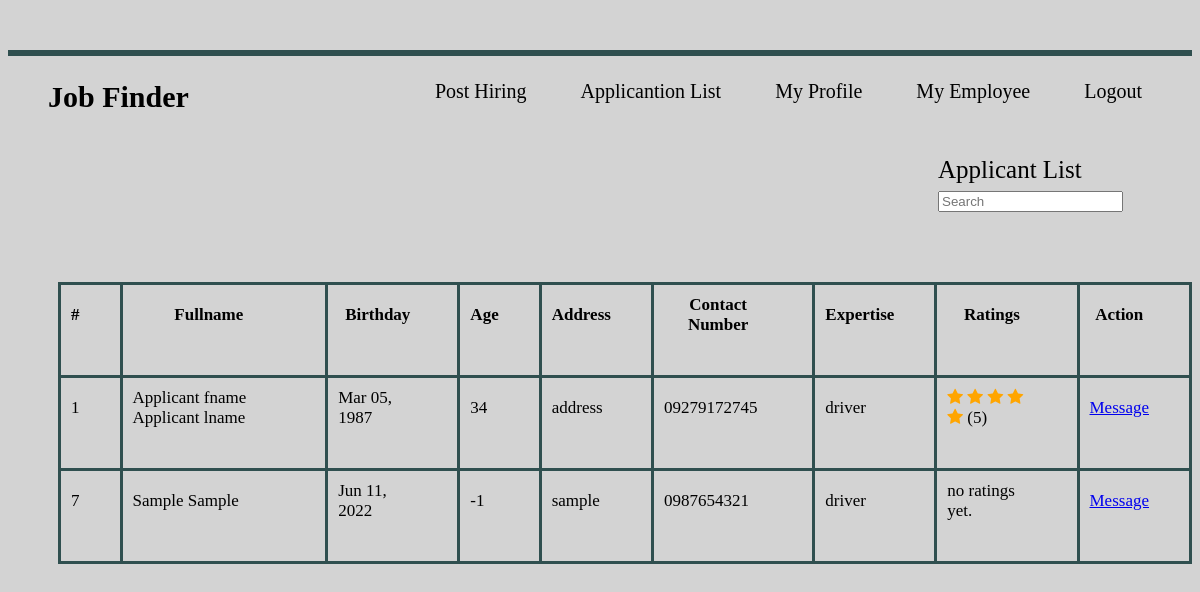
/pages/applicant-list.php (signed in), run on the app's committed database.
### tables this page shows
CREATE TABLE `users` (
  `id` int(11) NOT NULL,
  `fname` varchar(52) NOT NULL,
  `lname` varchar(52) NOT NULL,
  `bday` date DEFAULT NULL,
  `address` varchar(100) NOT NULL,
  `cnum` varchar(32) NOT NULL,
  `expertise` varchar(52) NOT NULL,
  `uname` varchar(32) NOT NULL,
  `pass` varchar(100) NOT NULL,
  `hiredby` int(11) DEFAULT NULL,
  `usertype` text NOT NULL,
  `createAt` timestamp NOT NULL DEFAULT current_timestamp() ON UPDATE current_timestamp()
);

CREATE TABLE `category` (
  `cat_id` int(11) NOT NULL,
  `expertise` varchar(52) NOT NULL
);

### pages/applicant-list.php (the view, shortened to what this page needs)
<?php
include "../back/connect.php";
?>
<!DOCTYPE html>
<html lang="en">
<head>
    <link rel="stylesheet" href="https://cdnjs.cloudflare.com/ajax/libs/font-awesome/4.7.0/css/font-awesome.min.css">
</head>
<body>
    <?php include_once("employer-nav.php") ?>
    <div class="min">
        <div class="mon">
            <div class="man">
        <label>Applicant List</label>
        <input id='myInput' onkeyup='searchTable()' type='text' placeholder="Search">
    </div>
        <table id='myTable'>
            <thead>
                <tr>
                    <th style="font-weight: bold;">#</th>
                    <th style="font-weight: bold;">Fullname</th>
                    <th style="font-weight: bold;">Birthday</th>
                    <th style="font-weight: bold;">Age</th>
                    <th style="font-weight: bold;">Address</th>
                    <th style="font-weight: bold;">Contact Number</th>
                    <th style="font-weight: bold;">Expertise</th>
                    <th style="font-weight: bold;">Ratings</th>
                    <th style="font-weight: bold;">Action</th>
                </tr>
            </thead>
            <tbody>
                <?php
                $q = $con->query("SELECT * FROM users u LEFT JOIN category c ON u.expertise = c.cat_id WHERE u.usertype ='applicant' and hiredby IS NULL");
                $count = 1;
                while ($res = $q->fetch_object()) {
                ?>
                    <tr class="tr">
                        <td><?php echo $count ?></td>
                        <td><?php echo strtoupper($res->fname[0]) . substr($res->fname, 1, strlen($res->fname) - 1) . " " . strtoupper($res->lname[0]) . substr($res->lname, 1, strlen($res->lname) - 1);;  ?></td>
                        <td><?php echo date("M d, Y", strtotime(str_replace('-', '/', $res->bday))) ?></td>
                        <td>
                            <?php
                            $age = date("Y") - date("Y", strtotime(str_replace('-', '/', $res->bday)));
                            if ($age == 0) {
                                echo "";
                            } else {
                                echo $age;
                            }
                            ?>
                        </td>
                        <td><?php echo $res->address ?></td>
                        <td><?php echo $res->cnum ?></td>
                        <td><?php echo $res->expertise ?></td>
                        <td>
                            <?php
                            $getRatings = $con->query("SELECT * FROM employment WHERE `user_id`=$res->id");
                            if ($getRatings->num_rows == 0) {
                                echo "no ratings yet.";
                            } else {
                                $star5 = 0;
                                $star4 = 0;
                                $star3 = 0;
                                $star2 = 0;
                                $star1 = 0;
                                while ($row = $getRatings->fetch_object()) {
                                    if ($row->ratings == "5") {
                                        $star5++;
                                    } else if ($row->ratings == "4") {
                                        $star4++;
                                    } else if ($row->ratings == "3") {
                                        $star3++;
                                    } else if ($row->ratings == "2") {
                                        $star2++;
                                    } else if ($row->ratings == "1") {
                                        $star1++;
                                    }
                                }
                                $weight = (5 * $star5 + 4 * $star4 + 3 * $star3 + 2 * $star2 + 1 * $star1);
                                $total = $weight / ($star5 + $star4 + $star3 + $star2 + $star1);
                                $loop = intval($total);
                                $count = 1;
                                while ($count <= 5) :
                                    if ($count <= $loop) :
                            ?>
                                        <span class="fa fa-star checked"></span>
                                    <?php
                                    else :
                                    ?>
                                        <span class="fa fa-star"></span>
                            <?php
                                    endif;
                                    $count++;
                                endwhile;
                                echo "($loop)";
                            }
                            ?>
                        </td>
                        <td>
                            <a href="additional-msg.php?id=<?php echo $res->id ?>">Message</a>
                        </td>
                    </tr>
                <?php
                    $count++;
                } ?>
            </tbody>
        </table>
    </div>
</div>
</body>
</html>

### pages/applicant-list.php (style rules this page uses)
body { background-color: lightgray; }
table { border-collapse: collapse; }
table, th, td { padding: 10px; }
th, td { border: 1px solid darkslategray; border-width: 3px; padding-bottom: 40px; padding-right: 40px; color: black; background-color: lightgray; font: 17px Georgia, serif; }
.checked { color: orange; }
.min { border: 6px solid darkslategray; border-bottom: transparent; border-right: transparent; border-left: transparent; }
.mon { border: transparent; margin-top: 100px; padding-left: 50px; }
.man { margin-left: 880px; border: transparent; font: 25px Georgia, serif; padding-bottom:70px; }

### data on the page
users: count "1", fname "A", substr($res->fname,1,strlen($res->fname)-1) "pplicant fname", lname "A", substr($res->lname,1,strlen($res->lname)-1) "pplicant lname", bday "Mar 05, 1987", bday "34", address "address", cnum "09279172745", category.expertise "driver", loop "5"
users: count "7", fname "S", substr($res->fname,1,strlen($res->fname)-1) "ample", lname "S", substr($res->lname,1,strlen($res->lname)-1) "ample", bday "Jun 11, 2022", bday "-1", address "sample", cnum "0987654321", category.expertise "driver", shows "no ratings yet."
